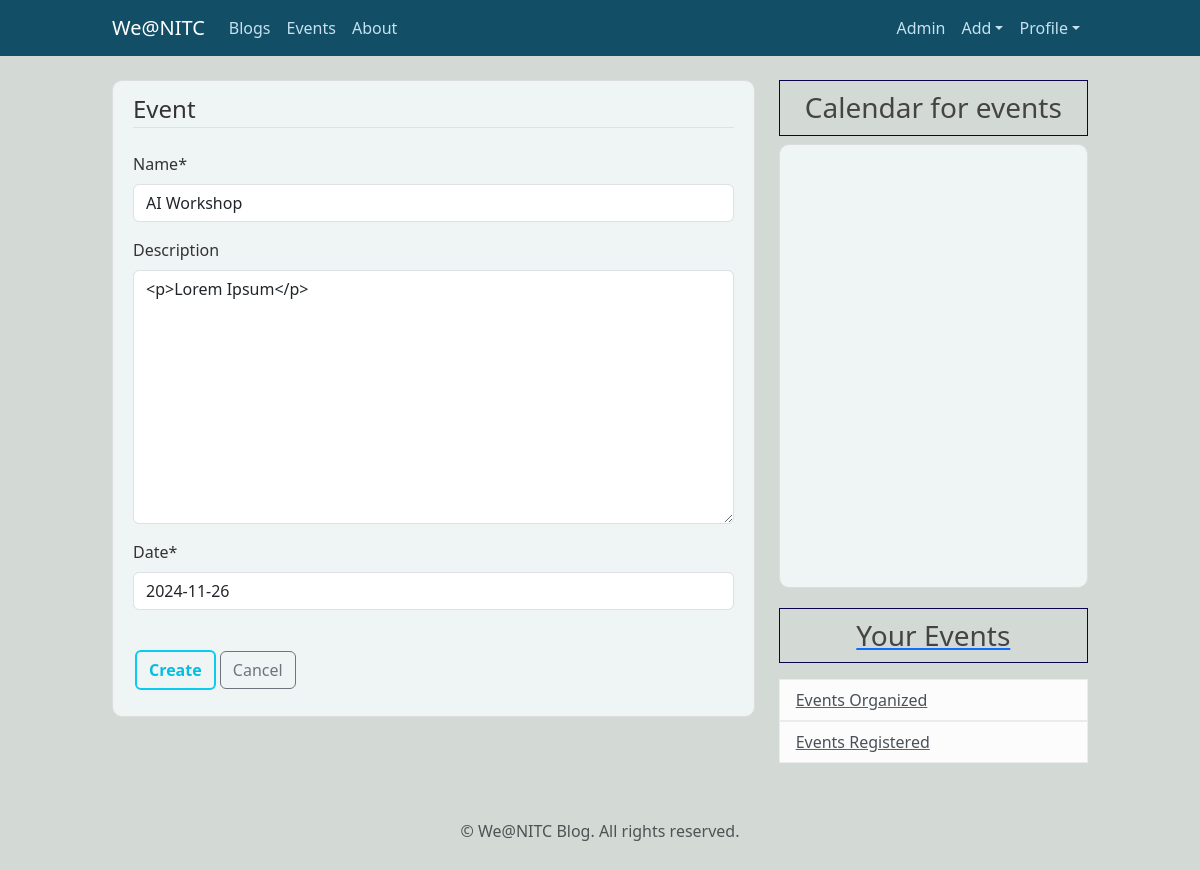
Before: /events/event/9/update (signed in) with the older database file.
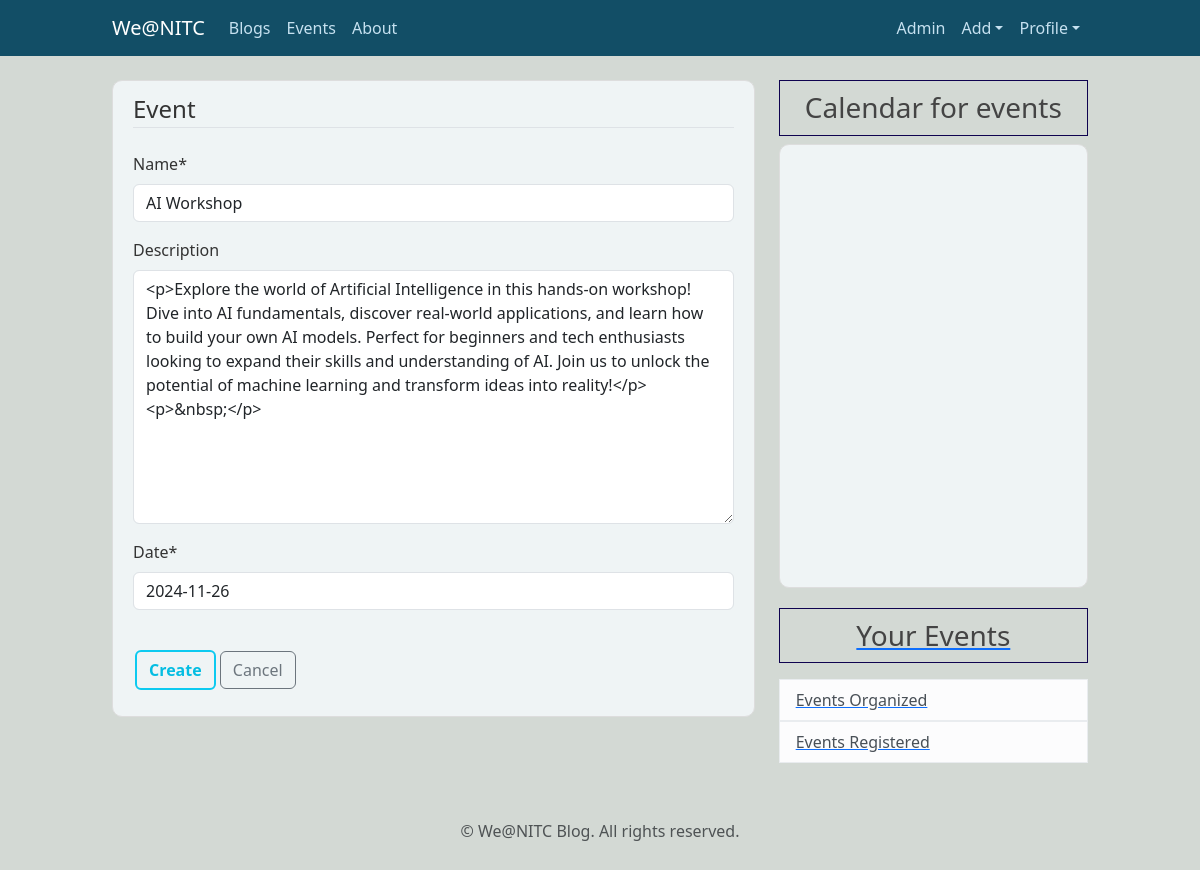
After: the same page with the newer database file.
### events/models.py (models this page shows, shortened)
class Event(models.Model):
    name = models.CharField(max_length=255)
    description = CKEditor5Field(null = True,blank=True, config_name='extends')
    date = models.DateField()
    organizer = models.ForeignKey(User, on_delete=models.CASCADE, related_name="organized_events")

### events/views.py (the view, shortened to what this page needs)
# urls.py: path('event/<int:pk>/update',views.EventUpdateView.as_view(),name='event-update'),
class EventUpdateView(LoginRequiredMixin,UserPassesTestMixin, UpdateView):
    model = Event
    fields = ['name', 'description','date']
    def test_func(self):
        post= self.get_object() # gets the post we r trying to edit
        if(self.request.user == post.organizer):
            return True
        return False
    def get_context_data(self, **kwargs):
        context = super().get_context_data(**kwargs)
        context['cal'] = "events"
        return context

### events/templates/events/event_form.html (shortened to what this page needs)
{% extends "blog/base.html"%}
{% load crispy_forms_tags %}
{% block content%}
    <div class="content-section">
        <form method="POST">
            <fieldset class="form-group">
                <legend class="border-bottom mb-4">Event</legend>
                {{ form|crispy }}
            </fieldset>
            <div class="form-group">
                <button class="btn btn-outline-info btn-outline-custom mt-4" type="submit">
                    Create
                </button>
                <a class="btn btn-outline-secondary mt-4" href="{% url 'event-list' %}">
                    Cancel
                </a>
            </div>
        </form>
    </div>
{% endblock content %}

Changed rows visible on the page:
changed Event "AI Workshop": description "<p>Lorem Ipsum</p>" → "<p>Explore the world of Artificial Intelligence in this hands-on workshop! Dive into AI fundamentals, discover real-world applications, and learn how to build your own AI models. Perfect for beginners and tech enthusiasts looking to expand their skills and understanding of AI. Join us to unlock the potential of machine learning and transform ideas into reality!</p><p>&nbsp;</p>"
